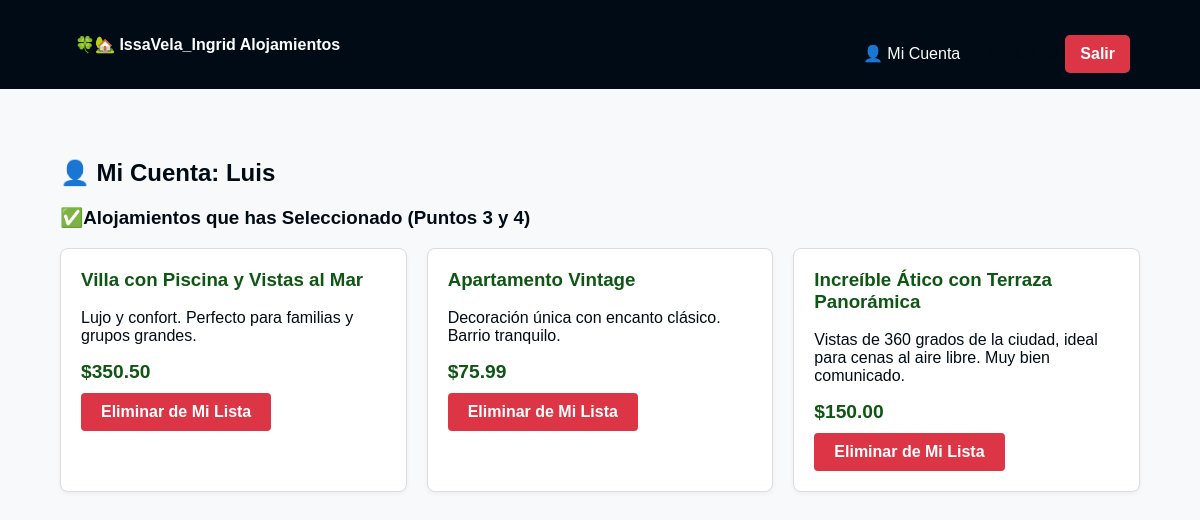
The app's page /index.php?page=user (signed in) with its own data.
### tables this page shows
CREATE TABLE `alojamientos` (
  `id` int NOT NULL AUTO_INCREMENT,
  `titulo` varchar(255) NOT NULL,
  `descripcion` text,
  `precio` decimal(10,2) NOT NULL,
  `fecha_creacion` timestamp NULL DEFAULT CURRENT_TIMESTAMP,
  `creado_por_admin_id` int DEFAULT NULL,
  PRIMARY KEY (`id`),
  KEY `creado_por_admin_id` (`creado_por_admin_id`),
  CONSTRAINT `alojamientos_ibfk_1` FOREIGN KEY (`creado_por_admin_id`) REFERENCES `usuarios` (`id`) ON DELETE SET NULL
);

### src/Controllers/AlojamientoController.php (called while the page is built, shortened)
<?php
class AlojamientoController
{
    private $alojamientoModel;
    public function __construct()
    {
        $this->alojamientoModel = new Alojamiento();
    }
    public function userAccount()
    {
        $usuario_id = $_SESSION['user_id'];
        $alojamientos = $this->alojamientoModel->getSelectedByUser($usuario_id);
        require_once '../views/user_account.php';
    }
}

### src/Core/Database.php (called while the page is built, shortened)
<?php
class Database
{
    private static $instance = null;
    private $connection;
    private function __construct()
    {
        $dsn = "mysql:host=" . DB_HOST . ";port=" . DB_PORT . ";dbname=" . DB_NAME . ";charset=utf8mb4";
        $options = [
            PDO::ATTR_ERRMODE            => PDO::ERRMODE_EXCEPTION,
            PDO::ATTR_DEFAULT_FETCH_MODE => PDO::FETCH_ASSOC,
            PDO::ATTR_EMULATE_PREPARES   => false,
        ];
        try {
            $this->connection = new PDO($dsn, DB_USER, DB_PASS, $options);
        } catch (PDOException $e) {
            die("Error de Conexión a la Base de Datos: " . $e->getMessage());
        }
    }
    public static function getInstance()
    {
        if (self::$instance === null) {
            self::$instance = new self();
        }
        return self::$instance;
    }
    public function getConnection()
    {
        return $this->connection;
    }
}

### src/Models/BaseModel.php (called while the page is built, shortened)
<?php
class BaseModel
{
    public function __construct()
    {
        $this->db_connection = Database::getInstance()->getConnection();
    }
}

### src/Models/Alojamiento.php (called while the page is built, shortened)
<?php
class Alojamiento extends BaseModel
{
    public function getSelectedByUser(int $usuario_id)
    {
        $stmt = $this->db_connection->prepare(
            "SELECT a.* FROM alojamientos a
             JOIN alojamientos_usuario au ON a.id = au.alojamiento_id
             WHERE au.usuario_id = ?"
        );
        $stmt->execute([$usuario_id]);
        return $stmt->fetchAll();
    }
}

### views/user_account.php (the view, shortened to what this page needs)
<h2>👤 Mi Cuenta: <?= htmlspecialchars($_SESSION['nombre']) ?></h2>
<h3>✅Alojamientos que has Seleccionado (Puntos 3 y 4)</h3>
<div class="alojamiento-grid">
    <?php if (empty($alojamientos)): ?>
        <p>❌Aún no has seleccionado ningún alojamiento. <a href="index.php?page=home">Explora los disponibles aquí</a>.</p>
    <?php else: ?>
        <?php foreach ($alojamientos as $alojamiento): ?>
            <div class="alojamiento-card">
                <h3><?= htmlspecialchars($alojamiento['titulo']) ?></h3>
                <p><?= htmlspecialchars($alojamiento['descripcion']) ?></p>
                <div class="price">$<?= number_format($alojamiento['precio'], 2) ?></div>
                <a href="index.php?page=user&action=delete_selected&alojamiento_id=<?= $alojamiento['id'] ?>"
                   class="btn btn-danger"
                   onclick="return confirm('¿Estás seguro de quitar este alojamiento de tu lista?');">
                    Eliminar de Mi Lista
                </a>
            </div>
        <?php endforeach; ?>
    <?php endif; ?>
</div>
<?php
require_once '../views/layout.php';

### public/style.css (style rules this page uses)
:root { --primary-color: #0f5514; --secondary-color: #6c757d; --light-color: #f8f9fa; --dark-color: #000b16; --danger-color: #dc3545; }
body { font-family: Arial, sans-serif; margin: 0; padding: 0; background-color: var(--light-color); color: var(--dark-color); min-height: 100vh; display: flex; flex-direction: column; }
.btn { padding: 10px 20px; border: none; border-radius: 4px; cursor: pointer; text-decoration: none; display: inline-block; font-weight: bold; text-align: center; transition: background-color 0.3s; }
.btn-danger { background-color: var(--danger-color); color: white; }
.alojamiento-grid { display: grid; grid-template-columns: repeat(auto-fit, minmax(300px, 1fr)); gap: 20px; }
.alojamiento-card { background-color: white; border: 1px solid #ddd; border-radius: 8px; padding: 20px; box-shadow: 0 2px 4px rgba(0,0,0,0.05); }
.alojamiento-card h3 { margin-top: 0; color: var(--primary-color); }
.alojamiento-card .price { font-size: 1.2em; font-weight: bold; color: var(--primary-color); margin-bottom: 10px; }

### records on screen
alojamientos: titulo "Villa con Piscina y Vistas al Mar", descripcion "Lujo y confort. Perfecto para familias y grupos grandes.", precio "350.50"
alojamientos: titulo "Apartamento Vintage", descripcion "Decoración única con encanto clásico. Barrio tranquilo.", precio "75.99"
alojamientos: titulo "Increíble Ático con Terraza Panorámica", descripcion "Vistas de 360 grados de la ciudad, ideal para cenas al aire libre. Muy bien comunicado.", precio "150.00"

### other values on screen
$_SESSION['nombre'] "Luis"
